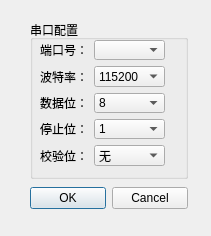
<?xml version="1.0" encoding="UTF-8"?>
<ui version="4.0">
 <class>serial</class>
 <widget class="QDialog" name="serial">
  <property name="geometry">
   <rect>
    <x>0</x>
    <y>0</y>
    <width>211</width>
    <height>236</height>
   </rect>
  </property>
  <property name="windowTitle">
   <string>Dialog</string>
  </property>
  <widget class="QWidget" name="verticalLayoutWidget">
   <property name="geometry">
    <rect>
     <x>30</x>
     <y>20</y>
     <width>158</width>
     <height>191</height>
    </rect>
   </property>
   <layout class="QVBoxLayout" name="verticalLayout" stretch="6,1">
    <item>
     <widget class="QGroupBox" name="groupBox">
      <property name="sizePolicy">
       <sizepolicy hsizetype="Expanding" vsizetype="Expanding">
        <horstretch>0</horstretch>
        <verstretch>0</verstretch>
       </sizepolicy>
      </property>
      <property name="title">
       <string>串口配置</string>
      </property>
      <widget class="QWidget" name="formLayoutWidget">
       <property name="geometry">
        <rect>
         <x>10</x>
         <y>20</y>
         <width>125</width>
         <height>126</height>
        </rect>
       </property>
       <layout class="QFormLayout" name="formLayout">
        <item row="0" column="0">
         <widget class="QLabel" name="ComLabel">
          <property name="text">
           <string>端口号：</string>
          </property>
         </widget>
        </item>
        <item row="0" column="1">
         <widget class="QComboBox" name="Com"/>
        </item>
        <item row="1" column="0">
         <widget class="QLabel" name="BaudLabel">
          <property name="text">
           <string>波特率：</string>
          </property>
         </widget>
        </item>
        <item row="1" column="1">
         <widget class="QComboBox" name="Baud">
          <item>
           <property name="text">
            <string>115200</string>
           </property>
          </item>
          <item>
           <property name="text">
            <string>9600</string>
           </property>
          </item>
         </widget>
        </item>
        <item row="2" column="0">
         <widget class="QLabel" name="DataLabel">
          <property name="text">
           <string>数据位：</string>
          </property>
         </widget>
        </item>
        <item row="2" column="1">
         <widget class="QComboBox" name="Data">
          <item>
           <property name="text">
            <string>8</string>
           </property>
          </item>
          <item>
           <property name="text">
            <string>7</string>
           </property>
          </item>
          <item>
           <property name="text">
            <string>6</string>
           </property>
          </item>
          <item>
           <property name="text">
            <string>5</string>
           </property>
          </item>
         </widget>
        </item>
        <item row="3" column="0">
         <widget class="QLabel" name="StopLabel">
          <property name="text">
           <string>停止位：</string>
          </property>
         </widget>
        </item>
        <item row="3" column="1">
         <widget class="QComboBox" name="Stop">
          <item>
           <property name="text">
            <string>1</string>
           </property>
          </item>
          <item>
           <property name="text">
            <string>1.5</string>
           </property>
          </item>
          <item>
           <property name="text">
            <string>2</string>
           </property>
          </item>
         </widget>
        </item>
        <item row="4" column="0">
         <widget class="QLabel" name="ParityLabel">
          <property name="text">
           <string>校验位：</string>
          </property>
         </widget>
        </item>
        <item row="4" column="1">
         <widget class="QComboBox" name="Parity">
          <item>
           <property name="text">
            <string>无</string>
           </property>
          </item>
          <item>
           <property name="text">
            <string>奇</string>
           </property>
          </item>
          <item>
           <property name="text">
            <string>偶</string>
           </property>
          </item>
         </widget>
        </item>
       </layout>
      </widget>
     </widget>
    </item>
    <item>
     <widget class="QDialogButtonBox" name="buttonBox">
      <property name="sizePolicy">
       <sizepolicy hsizetype="Expanding" vsizetype="Expanding">
        <horstretch>0</horstretch>
        <verstretch>0</verstretch>
       </sizepolicy>
      </property>
      <property name="orientation">
       <enum>Qt::Horizontal</enum>
      </property>
      <property name="standardButtons">
       <set>QDialogButtonBox::Cancel|QDialogButtonBox::Ok</set>
      </property>
     </widget>
    </item>
   </layout>
  </widget>
 </widget>
 <resources/>
 <connections>
  <connection>
   <sender>buttonBox</sender>
   <signal>accepted()</signal>
   <receiver>serial</receiver>
   <slot>accept()</slot>
   <hints>
    <hint type="sourcelabel">
     <x>248</x>
     <y>254</y>
    </hint>
    <hint type="destinationlabel">
     <x>157</x>
     <y>274</y>
    </hint>
   </hints>
  </connection>
  <connection>
   <sender>buttonBox</sender>
   <signal>rejected()</signal>
   <receiver>serial</receiver>
   <slot>reject()</slot>
   <hints>
    <hint type="sourcelabel">
     <x>316</x>
     <y>260</y>
    </hint>
    <hint type="destinationlabel">
     <x>286</x>
     <y>274</y>
    </hint>
   </hints>
  </connection>
 </connections>
</ui>
